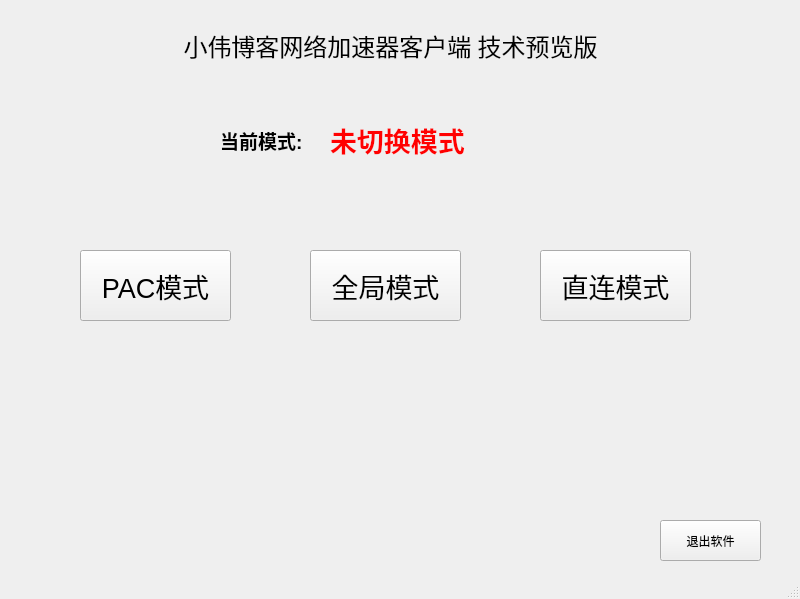
<?xml version="1.0" encoding="UTF-8"?>
<ui version="4.0">
 <class>Main</class>
 <widget class="QMainWindow" name="Main">
  <property name="geometry">
   <rect>
    <x>0</x>
    <y>0</y>
    <width>800</width>
    <height>599</height>
   </rect>
  </property>
  <property name="windowTitle">
   <string>小伟博客网络加速器客户端</string>
  </property>
  <widget class="QWidget" name="centralwidget">
   <widget class="QLabel" name="title_label">
    <property name="geometry">
     <rect>
      <x>120</x>
      <y>20</y>
      <width>541</width>
      <height>51</height>
     </rect>
    </property>
    <property name="font">
     <font>
      <family>微软雅黑</family>
      <pointsize>18</pointsize>
      <weight>50</weight>
      <bold>false</bold>
     </font>
    </property>
    <property name="text">
     <string>小伟博客网络加速器客户端 技术预览版</string>
    </property>
    <property name="alignment">
     <set>Qt::AlignCenter</set>
    </property>
   </widget>
   <widget class="QPushButton" name="pac_button">
    <property name="geometry">
     <rect>
      <x>80</x>
      <y>250</y>
      <width>151</width>
      <height>71</height>
     </rect>
    </property>
    <property name="font">
     <font>
      <pointsize>20</pointsize>
     </font>
    </property>
    <property name="text">
     <string>PAC模式</string>
    </property>
   </widget>
   <widget class="QPushButton" name="all_button">
    <property name="geometry">
     <rect>
      <x>310</x>
      <y>250</y>
      <width>151</width>
      <height>71</height>
     </rect>
    </property>
    <property name="font">
     <font>
      <pointsize>20</pointsize>
     </font>
    </property>
    <property name="text">
     <string>全局模式</string>
    </property>
   </widget>
   <widget class="QPushButton" name="direct_button">
    <property name="geometry">
     <rect>
      <x>540</x>
      <y>250</y>
      <width>151</width>
      <height>71</height>
     </rect>
    </property>
    <property name="font">
     <font>
      <pointsize>20</pointsize>
     </font>
    </property>
    <property name="text">
     <string>直连模式</string>
    </property>
   </widget>
   <widget class="QPushButton" name="exit_button">
    <property name="geometry">
     <rect>
      <x>660</x>
      <y>520</y>
      <width>101</width>
      <height>41</height>
     </rect>
    </property>
    <property name="text">
     <string>退出软件</string>
    </property>
   </widget>
   <widget class="QLabel" name="now">
    <property name="geometry">
     <rect>
      <x>220</x>
      <y>120</y>
      <width>131</width>
      <height>41</height>
     </rect>
    </property>
    <property name="font">
     <font>
      <pointsize>14</pointsize>
      <weight>75</weight>
      <bold>true</bold>
     </font>
    </property>
    <property name="text">
     <string>当前模式:</string>
    </property>
   </widget>
   <widget class="QLabel" name="label_2">
    <property name="geometry">
     <rect>
      <x>330</x>
      <y>120</y>
      <width>191</width>
      <height>41</height>
     </rect>
    </property>
    <property name="font">
     <font>
      <pointsize>20</pointsize>
     </font>
    </property>
    <property name="text">
     <string>&lt;html&gt;&lt;head/&gt;&lt;body&gt;&lt;p&gt;&lt;span style=&quot; font-weight:600; color:#ff0000;&quot;&gt;未切换模式&lt;/span&gt;&lt;/p&gt;&lt;/body&gt;&lt;/html&gt;</string>
    </property>
   </widget>
  </widget>
  <widget class="QStatusBar" name="statusbar"/>
 </widget>
 <resources/>
 <connections>
  <connection>
   <sender>pac_button</sender>
   <signal>clicked()</signal>
   <receiver>Main</receiver>
   <slot>pac()</slot>
   <hints>
    <hint type="sourcelabel">
     <x>154</x>
     <y>303</y>
    </hint>
    <hint type="destinationlabel">
     <x>153</x>
     <y>368</y>
    </hint>
   </hints>
  </connection>
  <connection>
   <sender>all_button</sender>
   <signal>clicked()</signal>
   <receiver>Main</receiver>
   <slot>all()</slot>
   <hints>
    <hint type="sourcelabel">
     <x>382</x>
     <y>299</y>
    </hint>
    <hint type="destinationlabel">
     <x>382</x>
     <y>361</y>
    </hint>
   </hints>
  </connection>
  <connection>
   <sender>direct_button</sender>
   <signal>clicked()</signal>
   <receiver>Main</receiver>
   <slot>direct()</slot>
   <hints>
    <hint type="sourcelabel">
     <x>623</x>
     <y>305</y>
    </hint>
    <hint type="destinationlabel">
     <x>616</x>
     <y>375</y>
    </hint>
   </hints>
  </connection>
  <connection>
   <sender>exit_button</sender>
   <signal>clicked()</signal>
   <receiver>Main</receiver>
   <slot>close()</slot>
   <hints>
    <hint type="sourcelabel">
     <x>699</x>
     <y>545</y>
    </hint>
    <hint type="destinationlabel">
     <x>697</x>
     <y>459</y>
    </hint>
   </hints>
  </connection>
 </connections>
 <slots>
  <slot>pac()</slot>
  <slot>all()</slot>
  <slot>direct()</slot>
 </slots>
</ui>
